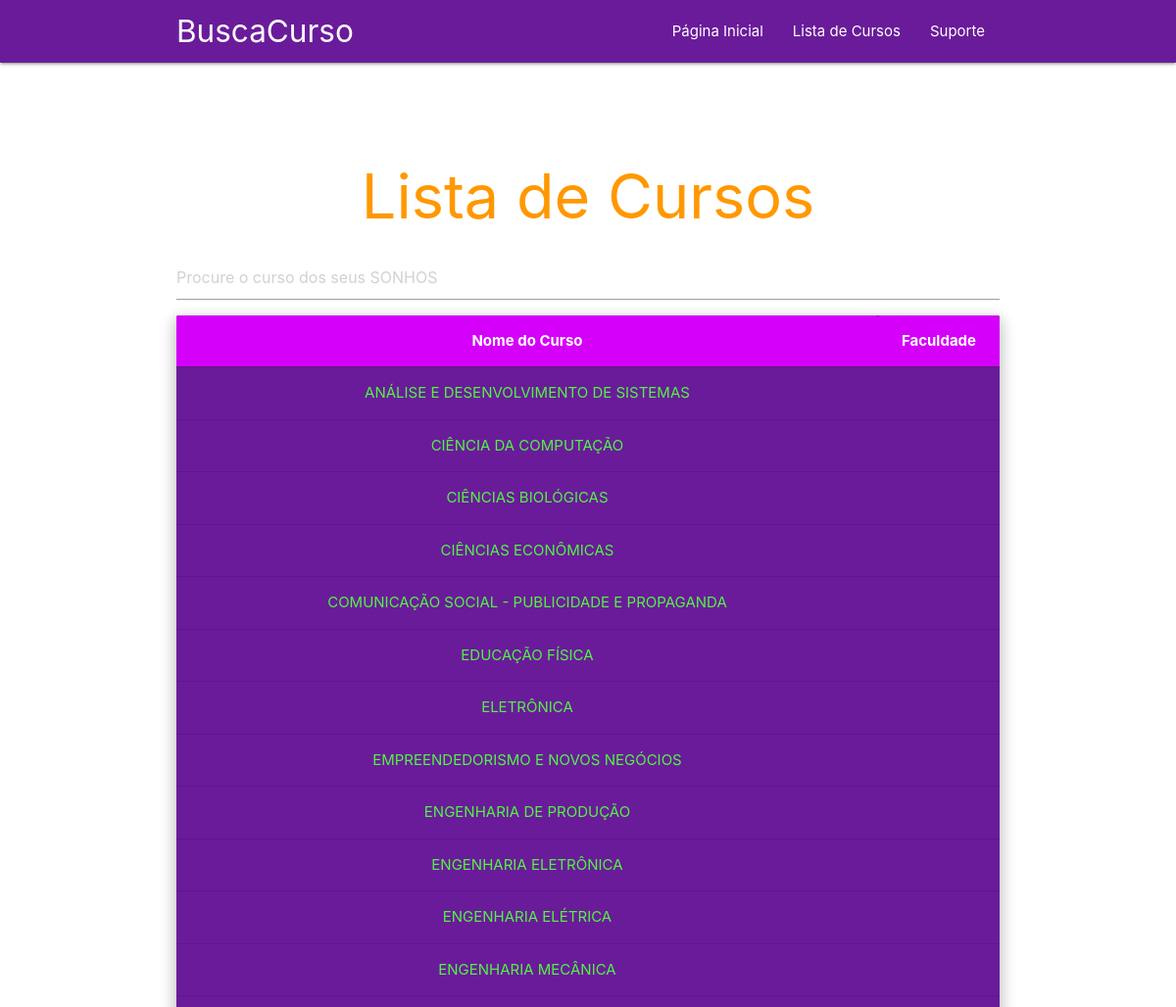
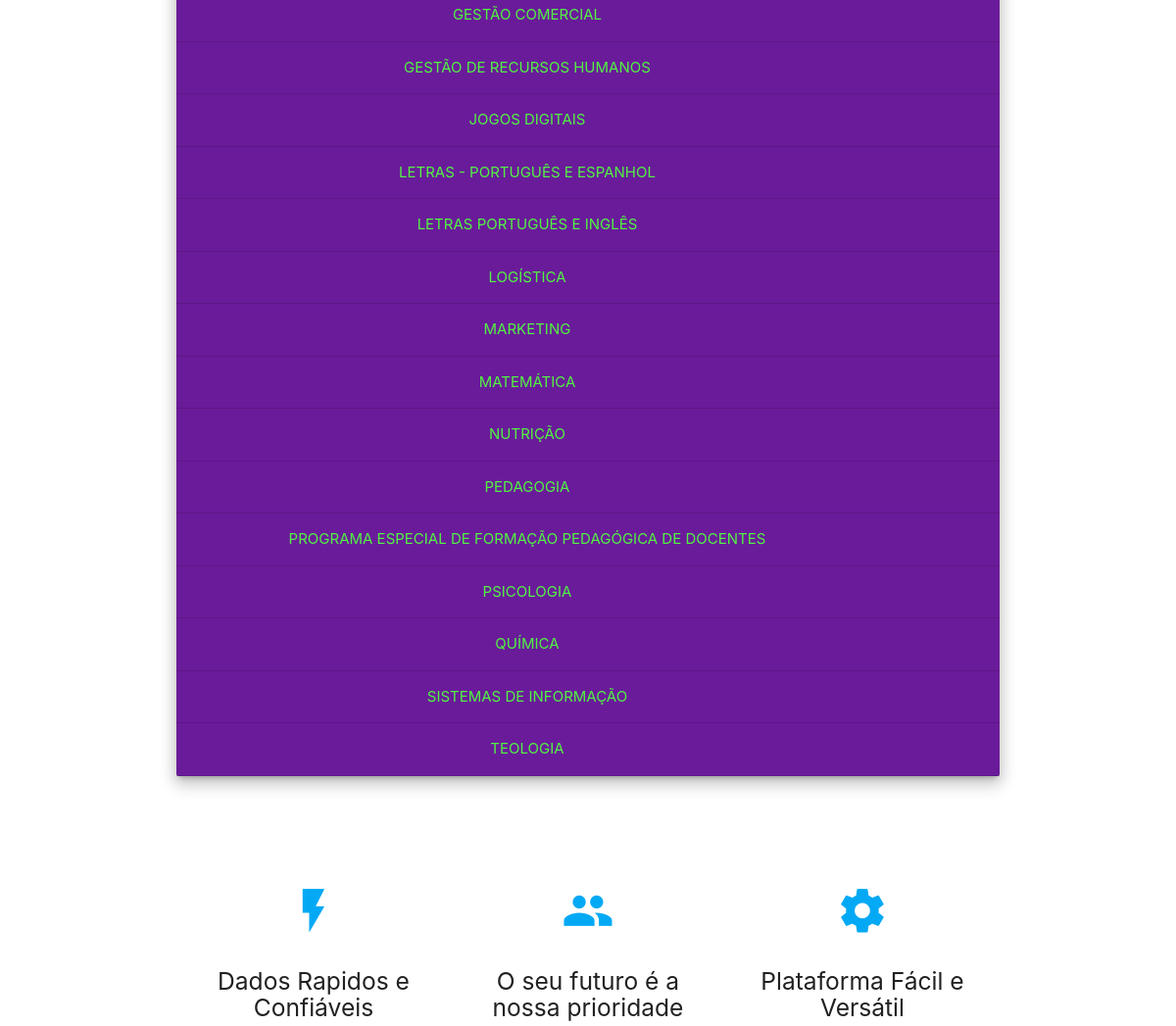
The app's page /course_list (upper part), older data (2 pictures, top to bottom).
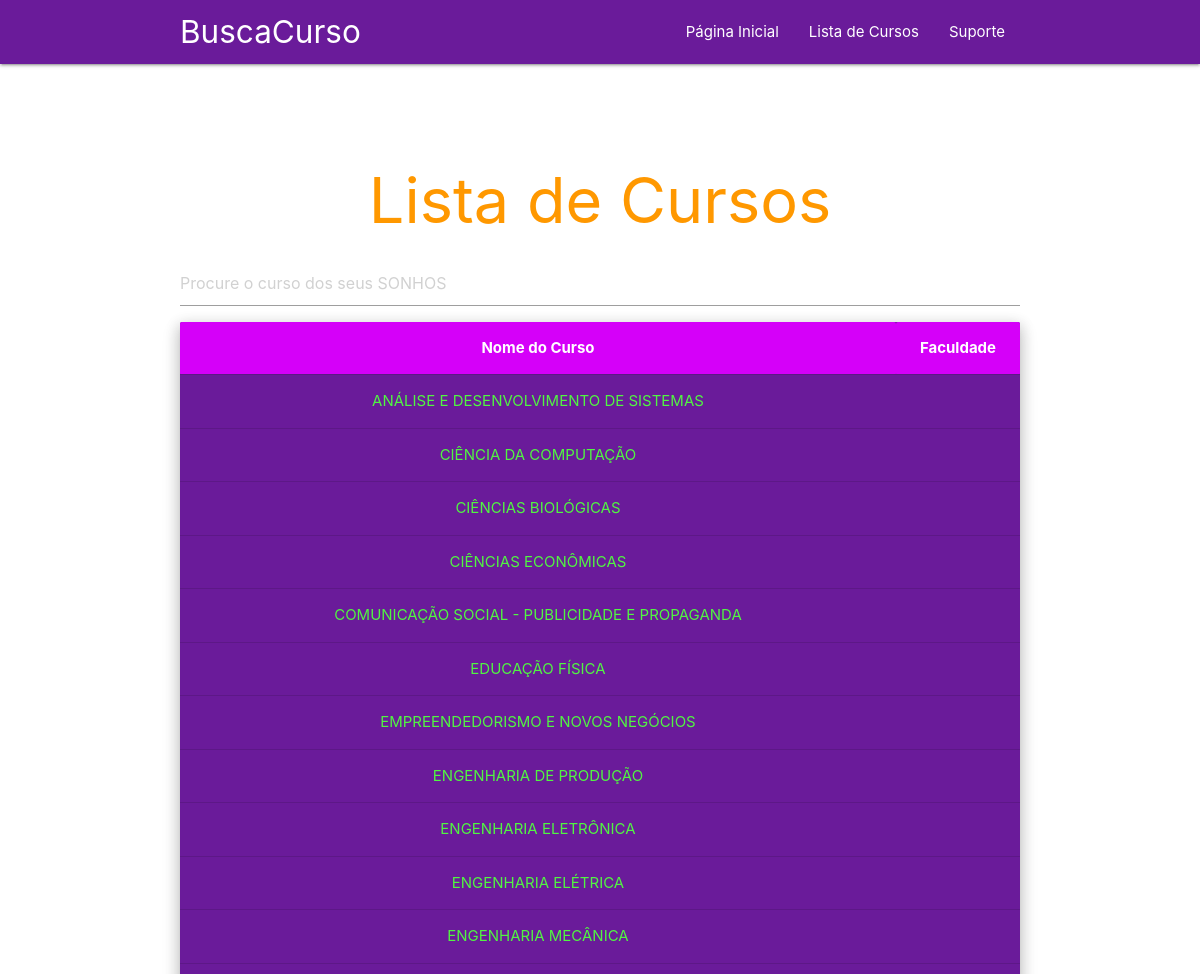
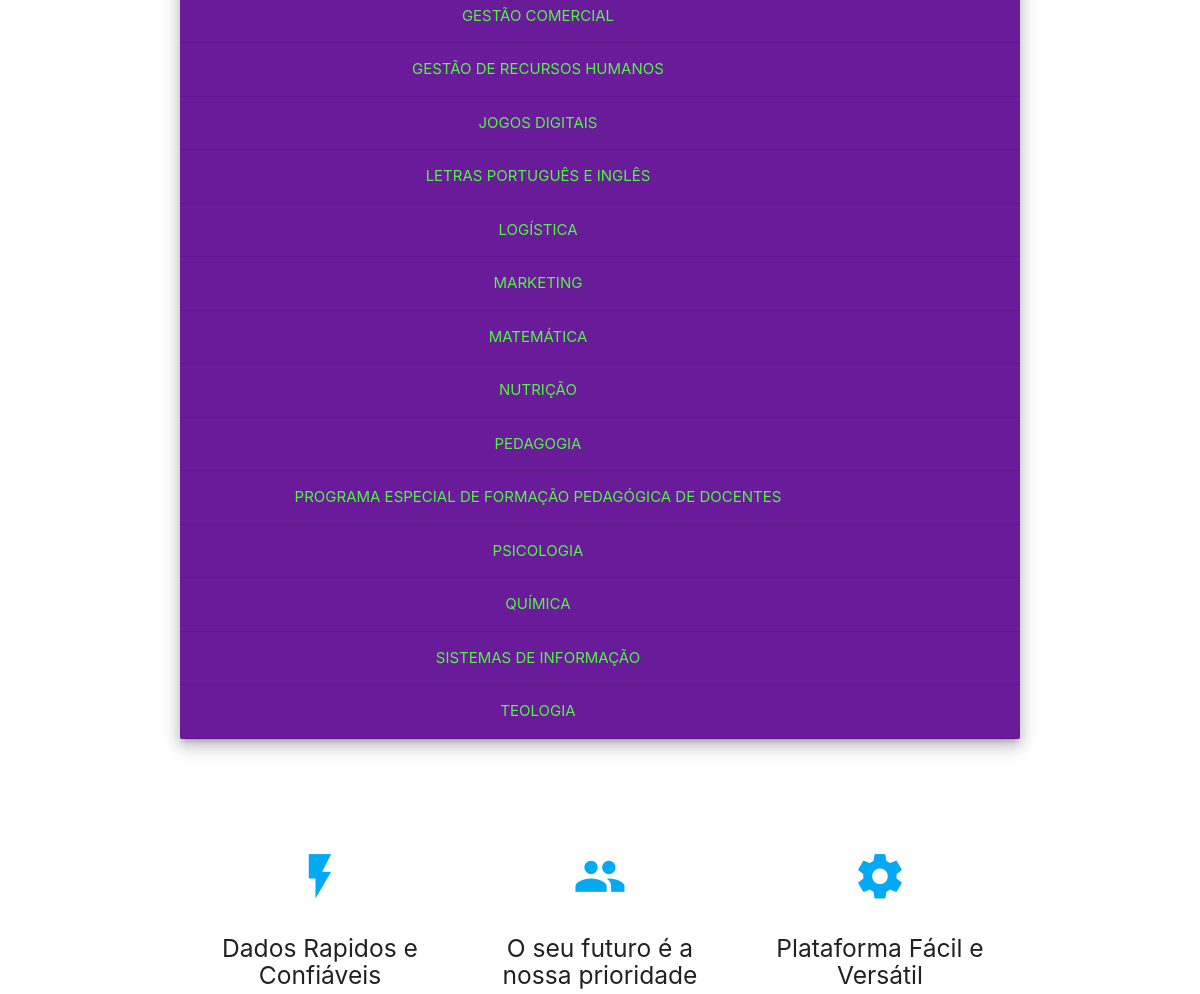
The same page, newer data (2 pictures, top to bottom).
### buscacurso/models.py (models this page shows, shortened)
class Courses(models.Model):
    DEGREE_TYPE = (
        (0,'Bacharelado'),
        (1,'Licenciatura'),
        (2,'Tecnológico'),
        (3,'Sequencial')
    )
    MODALITY_TYPE = (
        (0,'Presencial'),
        (1,'A Distância')
    )
    codigo = models.CharField(max_length=200)
    code = models.IntegerField(default=0)
    name = models.CharField(max_length=200)
    degree = models.CharField(max_length=250, default="-")
    modality = models.PositiveSmallIntegerField(default=1, choices=MODALITY_TYPE)
    courses_institution = models.ManyToManyField(Institution, through='CoursesInstitution', related_name='courses_institution')
    situation = models.CharField(max_length=200, default="Em análise")
    class Meta:
        ordering = ['name']

### buscacurso/views.py (the view)
# urls.py: path('course_list', views.course_list, name='course_list'),
def course_list(request):
    courses_inst= CoursesInstitution.objects.all
    courses=Courses.objects.all
    institution=Institution.objects.all
    maintainer=Maintainer.objects.all
    dados = {
        'courses_inst' : courses_inst,
        'courses' : courses,
        'institution' : institution,
        'maintainer' : maintainer
    }
    return render(request, 'course_list.html',dados)

### buscacurso/templates/course_list.html (shortened to what this page needs)
{% extends 'base.html' %}
{% load static %}
{% block content %}
{%include 'partials/menu.html'%}
  <div class="section no-pad-bot" id="index-banner">
    <div class="container">
      <br><br>
      <h1 class="header center orange-text">Lista de Cursos</h1>
        <input type="text" id="searchArticles" onkeyup="searchArticles()" placeholder="Procure o curso dos seus SONHOS">
        <div class="card purple darken-3 z-depth-3 ">
            <div class="tableFixHead-big">
              <table id = "articles" class="rensponsive-table centered white-text">
                <thead class = "header">
                  <th class="purple accent-3">Nome do Curso</th>
                  <th class="purple accent-3">Faculdade</th>
                </thead>
                <tbody>
                  {% if courses %}
                  {% for item in courses %}
                  <tr>
                      <td> <a href="{% url 'details' item.code %}"style="color:#51f542;">{{ item.name }}</a></td>
                  </tr>
                  {% endfor %}
                  {% else %}
                  <td>No Courses</td>
                  {% endif %}
                </tbody>
              </table>
            </div>
          </div>
      <br><br>
    </div>
  </div>
  <div class="container">
    <div class="section">
      <div class="row">
        <div class="col s12 m4">
          <div class="icon-block">
            <h2 class="center light-blue-text"><i class="material-icons">flash_on</i></h2>
            <h5 class="center">Dados Rapidos e Confiáveis</h5>
          </div>
        </div>
        <div class="col s12 m4">
          <div class="icon-block">
            <h2 class="center light-blue-text"><i class="material-icons">group</i></h2>
            <h5 class="center">O seu futuro é a nossa prioridade</h5>
          </div>
        </div>
        <div class="col s12 m4">
          <div class="icon-block">
            <h2 class="center light-blue-text"><i class="material-icons">settings</i></h2>
            <h5 class="center">Plataforma Fácil e Versátil</h5>
          </div>
        </div>
      </div>
    </div>
    <br><br>
  </div>
  {% endblock %}

### buscacurso/templates/base.html (shortened to what this page needs)
{% load static %}
<!DOCTYPE html>
<html lang="en">
<head>
  <link href="{%static 'css/materialize.css' %}" type="text/css" rel="stylesheet" media="screen,projection"/>
  <link href="{%static 'css/style.css'%}" type="text/css" rel="stylesheet" media="screen,projection"/>
</head>
<body>
    {% block content %}    {% endblock %}
  </body>
</html>

### buscacurso/templates/partials/menu.html (shortened to what this page needs)
{% load static %}
<nav class="purple darken-3" role="navigation">
    <div class="nav-wrapper container"><a id="logo-container" href="{% url 'index' %}" class="brand-logo">BuscaCurso</a>
      <ul class="right hide-on-med-and-down">
        <li><a href="{% url 'index' %}">Página Inicial </a></li>
        <li><a href="{% url 'course_list' %}">Lista de Cursos </a></li>
        <li><a href="{% url 'support' %}">Suporte </a></li></a></li>
      </ul>
    </div>
  </nav>

### buscacurso/templates/partials/footer.html (shortened to what this page needs)
{% load static %}

### tcc/static/css/style.css (style rules this page uses)
.icon-block { padding: 0 15px; }
.icon-block .material-icons { font-size: inherit; }
.tableFixHead-big { overflow: auto; max-height: 2000px; }
.tableFixHead-big thead th { position: sticky; top: 0; z-index: 1; }

Row changes from the older to the newer data that the page shows:
removed Courses: name "ELETRÔNICA"
removed Courses: name "LETRAS - PORTUGUÊS E ESPANHOL"
